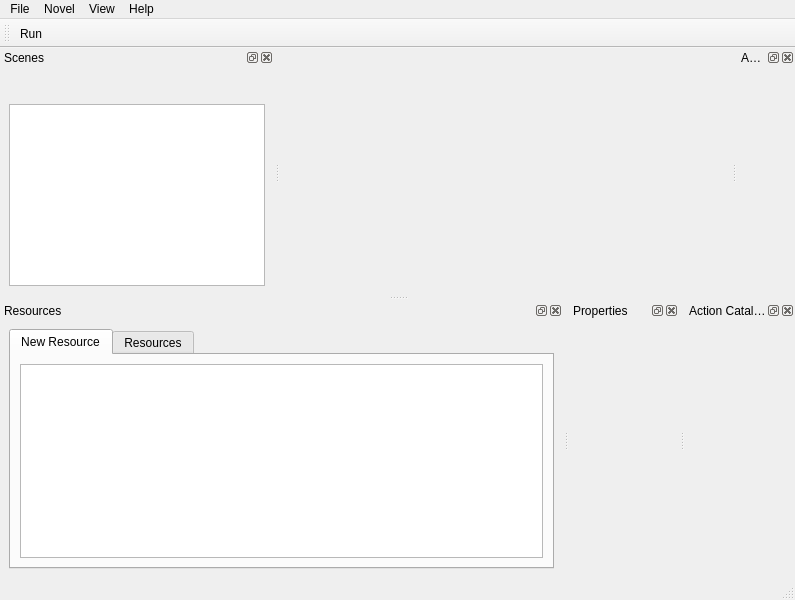
<?xml version="1.0" encoding="UTF-8"?>
<ui version="4.0">
 <class>MainWindow</class>
 <widget class="QMainWindow" name="MainWindow">
  <property name="geometry">
   <rect>
    <x>0</x>
    <y>0</y>
    <width>795</width>
    <height>600</height>
   </rect>
  </property>
  <property name="windowTitle">
   <string>Belle</string>
  </property>
  <property name="dockNestingEnabled">
   <bool>false</bool>
  </property>
  <property name="dockOptions">
   <set>QMainWindow::AllowTabbedDocks|QMainWindow::AnimatedDocks</set>
  </property>
  <widget class="QWidget" name="centralwidget">
   <layout class="QVBoxLayout" name="verticalLayout"/>
  </widget>
  <widget class="QMenuBar" name="menubar">
   <property name="geometry">
    <rect>
     <x>0</x>
     <y>0</y>
     <width>795</width>
     <height>21</height>
    </rect>
   </property>
   <widget class="QMenu" name="menuFile">
    <property name="title">
     <string>File</string>
    </property>
    <addaction name="openProjectAction"/>
    <addaction name="exportGameFileAction"/>
    <addaction name="exportProject"/>
    <addaction name="quitAction"/>
   </widget>
   <widget class="QMenu" name="menuNovel">
    <property name="title">
     <string>Novel</string>
    </property>
    <addaction name="propertiesAction"/>
   </widget>
   <widget class="QMenu" name="menuView">
    <property name="title">
     <string>View</string>
    </property>
    <addaction name="showResourcesAction"/>
    <addaction name="showPropertiesAction"/>
    <addaction name="showScenesAction"/>
    <addaction name="showActionsAction"/>
    <addaction name="showActionsCatalogAction"/>
   </widget>
   <widget class="QMenu" name="menuHelp">
    <property name="title">
     <string>Help</string>
    </property>
    <addaction name="aboutAction"/>
   </widget>
   <addaction name="menuFile"/>
   <addaction name="menuNovel"/>
   <addaction name="menuView"/>
   <addaction name="menuHelp"/>
  </widget>
  <widget class="QStatusBar" name="statusbar"/>
  <widget class="QDockWidget" name="scenesDockWidget">
   <property name="windowTitle">
    <string>Scenes</string>
   </property>
   <attribute name="dockWidgetArea">
    <number>1</number>
   </attribute>
   <widget class="QWidget" name="dockWidgetContents">
    <layout class="QVBoxLayout" name="verticalLayout_6">
     <item>
      <layout class="QHBoxLayout" name="horizontalLayout">
       <property name="leftMargin">
        <number>5</number>
       </property>
       <item>
        <widget class="QPushButton" name="addSceneBtn">
         <property name="sizePolicy">
          <sizepolicy hsizetype="Fixed" vsizetype="Fixed">
           <horstretch>0</horstretch>
           <verstretch>0</verstretch>
          </sizepolicy>
         </property>
         <property name="text">
          <string/>
         </property>
         <property name="icon">
          <iconset resource="media.qrc">
           <normaloff>:/media/add.png</normaloff>:/media/add.png</iconset>
         </property>
         <property name="flat">
          <bool>true</bool>
         </property>
        </widget>
       </item>
       <item>
        <widget class="QPushButton" name="delSceneBtn">
         <property name="sizePolicy">
          <sizepolicy hsizetype="Fixed" vsizetype="Fixed">
           <horstretch>0</horstretch>
           <verstretch>0</verstretch>
          </sizepolicy>
         </property>
         <property name="text">
          <string/>
         </property>
         <property name="icon">
          <iconset resource="media.qrc">
           <normaloff>:/media/delete.png</normaloff>:/media/delete.png</iconset>
         </property>
         <property name="flat">
          <bool>true</bool>
         </property>
        </widget>
       </item>
       <item>
        <widget class="QPushButton" name="upSceneBtn">
         <property name="sizePolicy">
          <sizepolicy hsizetype="Fixed" vsizetype="Fixed">
           <horstretch>0</horstretch>
           <verstretch>0</verstretch>
          </sizepolicy>
         </property>
         <property name="text">
          <string/>
         </property>
         <property name="icon">
          <iconset resource="media.qrc">
           <normaloff>:/media/up.png</normaloff>:/media/up.png</iconset>
         </property>
         <property name="flat">
          <bool>true</bool>
         </property>
        </widget>
       </item>
       <item>
        <widget class="QPushButton" name="downSceneBtn">
         <property name="sizePolicy">
          <sizepolicy hsizetype="Fixed" vsizetype="Fixed">
           <horstretch>0</horstretch>
           <verstretch>0</verstretch>
          </sizepolicy>
         </property>
         <property name="maximumSize">
          <size>
           <width>16777215</width>
           <height>16777215</height>
          </size>
         </property>
         <property name="text">
          <string/>
         </property>
         <property name="icon">
          <iconset resource="media.qrc">
           <normaloff>:/media/down.png</normaloff>:/media/down.png</iconset>
         </property>
         <property name="flat">
          <bool>true</bool>
         </property>
        </widget>
       </item>
       <item>
        <spacer name="horizontalSpacer">
         <property name="orientation">
          <enum>Qt::Horizontal</enum>
         </property>
         <property name="sizeHint" stdset="0">
          <size>
           <width>40</width>
           <height>20</height>
          </size>
         </property>
        </spacer>
       </item>
      </layout>
     </item>
     <item>
      <widget class="QTreeWidget" name="scenesWidget">
       <property name="contextMenuPolicy">
        <enum>Qt::CustomContextMenu</enum>
       </property>
       <property name="selectionMode">
        <enum>QAbstractItemView::SingleSelection</enum>
       </property>
       <property name="rootIsDecorated">
        <bool>false</bool>
       </property>
       <attribute name="headerVisible">
        <bool>false</bool>
       </attribute>
       <column>
        <property name="text">
         <string notr="true">1</string>
        </property>
       </column>
      </widget>
     </item>
    </layout>
   </widget>
  </widget>
  <widget class="QDockWidget" name="actionsDockWidget">
   <property name="focusPolicy">
    <enum>Qt::ClickFocus</enum>
   </property>
   <property name="windowTitle">
    <string>Actions</string>
   </property>
   <attribute name="dockWidgetArea">
    <number>2</number>
   </attribute>
   <widget class="QWidget" name="actionsViewWidget">
    <layout class="QVBoxLayout" name="verticalLayout_7"/>
   </widget>
  </widget>
  <widget class="QDockWidget" name="resourcesDockWidget">
   <property name="sizePolicy">
    <sizepolicy hsizetype="Preferred" vsizetype="Expanding">
     <horstretch>0</horstretch>
     <verstretch>0</verstretch>
    </sizepolicy>
   </property>
   <property name="windowTitle">
    <string>Resources</string>
   </property>
   <attribute name="dockWidgetArea">
    <number>8</number>
   </attribute>
   <widget class="QWidget" name="dockWidgetContents_10">
    <layout class="QVBoxLayout" name="verticalLayout_2">
     <item>
      <widget class="QTabWidget" name="resourcesTabWidget">
       <property name="sizePolicy">
        <sizepolicy hsizetype="Expanding" vsizetype="Expanding">
         <horstretch>0</horstretch>
         <verstretch>0</verstretch>
        </sizepolicy>
       </property>
       <property name="currentIndex">
        <number>0</number>
       </property>
       <widget class="QWidget" name="tab">
        <attribute name="title">
         <string>New Resource</string>
        </attribute>
        <layout class="QVBoxLayout" name="verticalLayout_3">
         <item>
          <widget class="QTreeWidget" name="twObjects">
           <property name="rootIsDecorated">
            <bool>false</bool>
           </property>
           <attribute name="headerVisible">
            <bool>false</bool>
           </attribute>
           <column>
            <property name="text">
             <string notr="true">1</string>
            </property>
           </column>
          </widget>
         </item>
        </layout>
       </widget>
       <widget class="QWidget" name="tab_3">
        <attribute name="title">
         <string>Resources</string>
        </attribute>
       </widget>
      </widget>
     </item>
    </layout>
   </widget>
  </widget>
  <widget class="QDockWidget" name="propertiesDockWidget">
   <property name="sizePolicy">
    <sizepolicy hsizetype="MinimumExpanding" vsizetype="Expanding">
     <horstretch>0</horstretch>
     <verstretch>0</verstretch>
    </sizepolicy>
   </property>
   <property name="windowTitle">
    <string>Properties</string>
   </property>
   <attribute name="dockWidgetArea">
    <number>8</number>
   </attribute>
   <widget class="QWidget" name="dockWidgetContents_5">
    <layout class="QVBoxLayout" name="verticalLayout_4"/>
   </widget>
  </widget>
  <widget class="QDockWidget" name="actionsCatalogDockWidget">
   <property name="sizePolicy">
    <sizepolicy hsizetype="Preferred" vsizetype="Expanding">
     <horstretch>0</horstretch>
     <verstretch>0</verstretch>
    </sizepolicy>
   </property>
   <property name="windowTitle">
    <string>Action Catalog</string>
   </property>
   <attribute name="dockWidgetArea">
    <number>8</number>
   </attribute>
   <widget class="QWidget" name="actionCatalogDockWidget">
    <layout class="QVBoxLayout" name="verticalLayout_5"/>
   </widget>
  </widget>
  <widget class="QToolBar" name="toolBar">
   <property name="windowTitle">
    <string>toolBar</string>
   </property>
   <attribute name="toolBarArea">
    <enum>TopToolBarArea</enum>
   </attribute>
   <attribute name="toolBarBreak">
    <bool>false</bool>
   </attribute>
   <addaction name="runAction"/>
  </widget>
  <action name="exportGameFileAction">
   <property name="icon">
    <iconset resource="media.qrc">
     <normaloff>:/media/document_export.png</normaloff>:/media/document_export.png</iconset>
   </property>
   <property name="text">
    <string>Export Game File</string>
   </property>
  </action>
  <action name="runAction">
   <property name="icon">
    <iconset resource="media.qrc">
     <normaloff>:/media/system-run.png</normaloff>:/media/system-run.png</iconset>
   </property>
   <property name="text">
    <string>Run</string>
   </property>
  </action>
  <action name="openProjectAction">
   <property name="icon">
    <iconset resource="media.qrc">
     <normaloff>:/media/document_open.png</normaloff>:/media/document_open.png</iconset>
   </property>
   <property name="text">
    <string>Open Game File</string>
   </property>
  </action>
  <action name="propertiesAction">
   <property name="text">
    <string>Properties</string>
   </property>
  </action>
  <action name="showResourcesAction">
   <property name="checkable">
    <bool>true</bool>
   </property>
   <property name="checked">
    <bool>true</bool>
   </property>
   <property name="text">
    <string>Resources</string>
   </property>
  </action>
  <action name="showPropertiesAction">
   <property name="checkable">
    <bool>true</bool>
   </property>
   <property name="checked">
    <bool>true</bool>
   </property>
   <property name="text">
    <string>Properties</string>
   </property>
  </action>
  <action name="showScenesAction">
   <property name="checkable">
    <bool>true</bool>
   </property>
   <property name="checked">
    <bool>true</bool>
   </property>
   <property name="text">
    <string>Scenes</string>
   </property>
  </action>
  <action name="showActionsAction">
   <property name="checkable">
    <bool>true</bool>
   </property>
   <property name="checked">
    <bool>true</bool>
   </property>
   <property name="text">
    <string>Actions</string>
   </property>
  </action>
  <action name="showActionsCatalogAction">
   <property name="checkable">
    <bool>true</bool>
   </property>
   <property name="checked">
    <bool>true</bool>
   </property>
   <property name="text">
    <string>Actions' Catalog</string>
   </property>
  </action>
  <action name="aboutAction">
   <property name="icon">
    <iconset resource="media.qrc">
     <normaloff>:/media/help-about.png</normaloff>:/media/help-about.png</iconset>
   </property>
   <property name="text">
    <string>About</string>
   </property>
  </action>
  <action name="quitAction">
   <property name="icon">
    <iconset resource="media.qrc">
     <normaloff>:/media/application_exit.png</normaloff>:/media/application_exit.png</iconset>
   </property>
   <property name="text">
    <string>Quit</string>
   </property>
  </action>
  <action name="exportProject">
   <property name="icon">
    <iconset resource="media.qrc">
     <normaloff>:/media/document_save_all.png</normaloff>:/media/document_save_all.png</iconset>
   </property>
   <property name="text">
    <string>Export Project</string>
   </property>
  </action>
 </widget>
 <resources>
  <include location="media.qrc"/>
 </resources>
 <connections>
  <connection>
   <sender>showActionsAction</sender>
   <signal>toggled(bool)</signal>
   <receiver>actionsDockWidget</receiver>
   <slot>setVisible(bool)</slot>
   <hints>
    <hint type="sourcelabel">
     <x>-1</x>
     <y>-1</y>
    </hint>
    <hint type="destinationlabel">
     <x>766</x>
     <y>181</y>
    </hint>
   </hints>
  </connection>
  <connection>
   <sender>showActionsCatalogAction</sender>
   <signal>toggled(bool)</signal>
   <receiver>actionsCatalogDockWidget</receiver>
   <slot>setVisible(bool)</slot>
   <hints>
    <hint type="sourcelabel">
     <x>-1</x>
     <y>-1</y>
    </hint>
    <hint type="destinationlabel">
     <x>737</x>
     <y>444</y>
    </hint>
   </hints>
  </connection>
  <connection>
   <sender>showPropertiesAction</sender>
   <signal>toggled(bool)</signal>
   <receiver>propertiesDockWidget</receiver>
   <slot>setVisible(bool)</slot>
   <hints>
    <hint type="sourcelabel">
     <x>-1</x>
     <y>-1</y>
    </hint>
    <hint type="destinationlabel">
     <x>622</x>
     <y>444</y>
    </hint>
   </hints>
  </connection>
  <connection>
   <sender>showScenesAction</sender>
   <signal>toggled(bool)</signal>
   <receiver>scenesDockWidget</receiver>
   <slot>setVisible(bool)</slot>
   <hints>
    <hint type="sourcelabel">
     <x>-1</x>
     <y>-1</y>
    </hint>
    <hint type="destinationlabel">
     <x>131</x>
     <y>181</y>
    </hint>
   </hints>
  </connection>
  <connection>
   <sender>showResourcesAction</sender>
   <signal>toggled(bool)</signal>
   <receiver>resourcesDockWidget</receiver>
   <slot>setVisible(bool)</slot>
   <hints>
    <hint type="sourcelabel">
     <x>-1</x>
     <y>-1</y>
    </hint>
    <hint type="destinationlabel">
     <x>281</x>
     <y>444</y>
    </hint>
   </hints>
  </connection>
  <connection>
   <sender>quitAction</sender>
   <signal>triggered()</signal>
   <receiver>MainWindow</receiver>
   <slot>close()</slot>
   <hints>
    <hint type="sourcelabel">
     <x>-1</x>
     <y>-1</y>
    </hint>
    <hint type="destinationlabel">
     <x>397</x>
     <y>299</y>
    </hint>
   </hints>
  </connection>
 </connections>
</ui>
